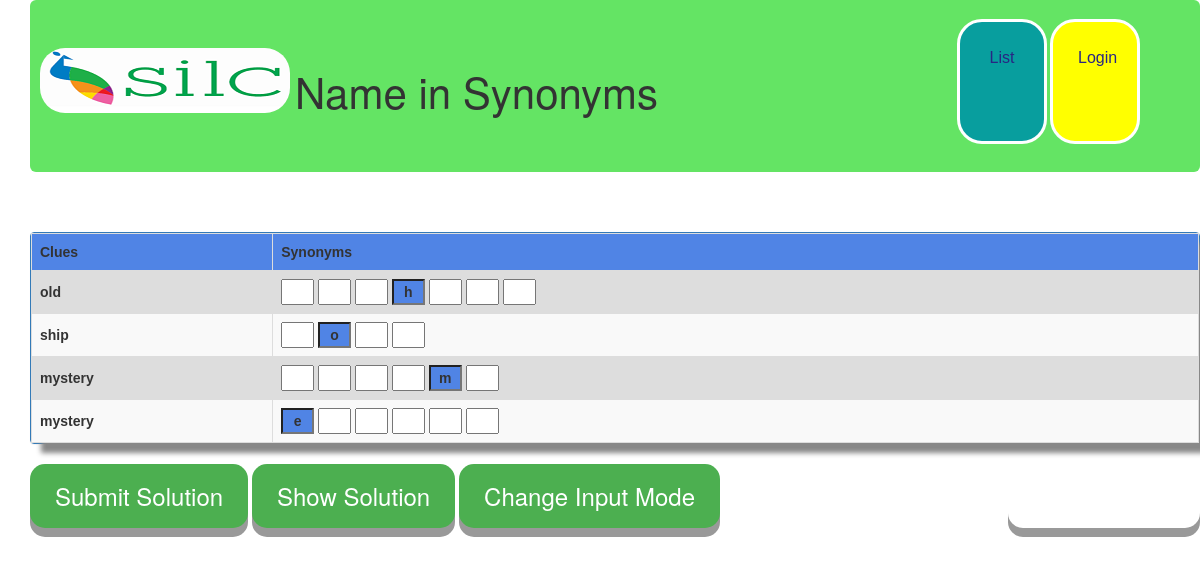
The page /puzzle.php?id=6&title=home on the database its author committed.
### tables this page shows
CREATE TABLE `synonyms` (
  `SynID` int(11) NOT NULL,
  `SynonymWord` varchar(50) NOT NULL,
  `ClueID` int(11) DEFAULT NULL
);

### word_processor.php (called while the page is built, shortened)
<?php
class wordProcessor {
	protected $logical_chars = array();
	protected $code_points = array();
	function wordProcessor($word, $language) {
		if(is_string($word)) return $this->setWord($word, $language);
	}
	function setWord($a_word, $a_language) {
		$this->word = $a_word;
		$language = $a_language;
		return $this->parseToLogicalChars($this->word, $language);
	}
	function parseToLogicalChars($word, $language) {
		if ($language == "Hindi"){
			include_once 'hindi_parser.php';
			$this->code_points = parseToCodePoints($word);
			$this->logical_chars = parseToLogicalCharacters($this->getCodePoints());
			return $this->getLogicalChars();
		}elseif ($language == "Gujarati") {
			include_once 'gujarati_parser.php';
			$this->code_points = parseToCodePoints($word);
			$this->logical_chars = parseToLogicalCharacters($this->getCodePoints());
			return $this->getLogicalChars();
		}elseif ($language == "Malayalam") {
			include_once 'malayalam_parser.php';
			$this->code_points = parseToCodePoints($word);
			$this->logical_chars = parseToLogicalCharacters($this->getCodePoints());
			return $this->getLogicalChars();
		}else{
			include_once 'telugu_parser.php';
			$this->code_points = parseToCodePoints($word);
			$this->logical_chars = parseToLogicalCharacters($this->getCodePoints());
			return $this->getLogicalChars();
		}
	}
	function getLogicalChars() {
		return $this->logical_chars;
	}
	function getCodePoints() {
		return $this->code_points;
	}
}
?>

### telugu_parser.php (called while the page is built, shortened)
<?php
function parseToCodePoints($word) {
	$word_array = explode_telugu(json_encode($word));
	$i = 0;
	$logical_chars = array();
	$ch_buffer = array();
	while( $i < count($word_array) ) {
		$current_ch = $word_array[$i++];
		$ch_buffer[count($ch_buffer)] = $current_ch;
		if( $i == count($word_array) ) {
			$logical_chars[count($logical_chars)] = $ch_buffer;
			continue;
		}
		$next_ch = $word_array[$i];
		$logical_chars[count($logical_chars)] = $ch_buffer;
		$ch_buffer = array();
	}
	return $logical_chars;
}
function parseToLogicalCharacters($word) {
	if(is_array($word)) {
		for($i=0; $i < count($word); $i++)
			$word[$i] = parseToCharacter($word[$i]);
		return $word;
	}
	else return parseToLogicalCharacters(parseToCodePoints($word));
}
function parseToCharacter($logical_char) {
	$telugu_char = "";
	foreach($logical_char as $char) {
		if(isTelugu($char))	$telugu_char .= sprintf("\\u%'04s", dechex($char));
		else return chr($char);
	}
	return json_decode('"'.$telugu_char.'"');
}
function explode_telugu($to_explode) {
	$pos=0;
	$e_pos=0;
	$exploded = array();
	while($pos < strlen($to_explode) - 1) {
		if(strcmp($to_explode[$pos], "\"") == 0) {
			$pos++;
			continue;
		}
		$exploded[$e_pos++] = ord($to_explode[$pos++]);
	}
	return $exploded;
}
function isConsonant($ch) {
	return ( $ch >= 0x0c15 && $ch <= 0x0c39 );
}
function isDependent($ch) {
	return ( ($ch == 0x0c01) || ($ch == 0x0c02) || ($ch == 0x0c03) );
}
function isVowel($ch) {
	return ($ch >= 0x0c05 && $ch <= 0x0c14);
}
function isHalant($ch) {
	return $ch == 0x0c4d;
}
function isTelugu($ch) {
	return ( $ch >= 0x0c01 && $ch <= 0x0c6f ) || ( $ch == 0x200c );
}
?>

### puzzle.php (the view, shortened to what this page needs)
<?php
    include 'db_configuration.php';
	include 'puzzleGenerator.php';
?>
<!DOCTYPE html>
<html lang="en" xmlns="http://www.w3.org/1999/html">
<head>
    <link href="css/bootstrap.min.css" rel="stylesheet">
	<link href="css/style.css" rel="stylesheet">
</head>
<body>
<div class="container">
	<div class="container">
	<div class="row">
		<?php
			include 'header.php';
		?>
    </div>
    <div class="row">
    <?php
        $inputWord = htmlspecialchars($_GET['title']);
		$id = htmlspecialchars($_GET['id']);
		$inputWord = preg_replace('/\x20/', '', $inputWord);
		$generate = false;
		if ($id == 'Generate') {
		} else {
			$query = "SELECT * FROM puzzle WHERE PuzzleID = '".$id."'";
			$stmt = $db->prepare($query);
			$stmt->execute();
			$stmt->store_result();
			$numOfRows = $stmt->num_rows;
			$stmt->bind_result($id, $word, $synWords, $indexes);
			$generate = true;
		}
        $synArray = array();
        $indexArray = array();
        $clueArray = array();
        if($generate){
            $tempWordsArray = array();
            $tempIndexArray = array();
            while($stmt->fetch()){
                array_push($tempWordsArray, $synWords);
                array_push($tempIndexArray, $indexes);
            }
            $rand = rand(0, $numOfRows-1);
            $selectedWordArray = $tempWordsArray[$rand];
            $selectedIndexArray = $tempIndexArray[$rand];
            $synArray = array_map('trim', explode(',', $selectedWordArray));
            $indexArray = array_map('trim', explode(',', $selectedIndexArray));
            $clueArray = getClues($db, $synArray);
        }
    ?>
    <div class="panel panel-primary" style="margin-top: 30px">
        <div class="Please enter the following settings">
			<form>
            <table>
			<tr><th>Clues</th> <th>Synonyms</th></tr>
                <?php
				$output = '';
                for($i = 0; $i < telugu_strlen($inputWord, 'UTF-8'); $i++){
                    $output .= '<tr><td>'.$clueArray[$i].'</td><td data-answer="'.$synArray[$i].'">'.'<input class="inputs hide blue text-center" type="text" name="single" size="5" maxlength="5" value="'.getSingleMode($synArray[$i], $indexArray[$i]).'" readonly/>'."\n".splitSynonym($synArray[$i], $indexArray[$i]).'</td></tr>';
					$output .= "\n";
                }
				echo $output;
                ?>
			</table>
			</form>
        </div>
    </div>
	<button class='sub' onclick="submitSolution()">Submit Solution</button>
	<button class='sub' onclick="showSolution()">Show Solution</button>
	<button class='sub' onclick="changeInput()">Change Input Mode</button>
	<a class='sub' id='homesub' href="index.php">Return Home</a>
	<br />
	<br />
	</div>
</div>
</div>
</body>
</html>

### puzzleGenerator.php (shortened to what this page needs)
<?php
	include("word_processor.php");
	function utf8Split($str, $len = 1) {
		$language = 'telugu';
		$processed = new wordProcessor($str, $language);
		$characters = $processed->getLogicalChars();
		return $characters;
	}
	function telugu_strlen($str, $len = 1) {
		$language = 'telugu';
		$processed = new wordProcessor($str, $language);
		$characters = $processed->getLogicalChars();
		return count($characters);
	}
	function getClues ($db, $synArray) {
			$tempClueArray = array();
            for($i = 0; $i < count($synArray); $i++){
				$id = checkFKExistence($synArray[$i], $db);
				if ($id > 0) {
					$clueCandidates = getCluesArray($db, $id);
					array_push($tempClueArray, matchPair($synArray[$i], $clueCandidates));
				}
				else {
					array_push($tempClueArray, $synArray[$i]);
				}
            }
			return $tempClueArray;
	}
	function matchPair($word, $clueCandidates) {
		if (count($clueCandidates) > 1) {
			for($i = 0; $i < count($clueCandidates); $i++){
				if ($word != $clueCandidates[$i]) {
					return $clueCandidates[$i];
				}
			}
		}else {
			return $clueCandidates[0];
		}
	}
	function getCluesArray ($db, $id) {
		$query = "SELECT SynonymWord FROM synonyms WHERE ClueID = ".$id;
        $stmt = $db->prepare($query);
        $stmt->execute();
        $stmt->store_result();
        $stmt->bind_result($thisSynID);
		$array = array();
		while($stmt->fetch()){
			array_push($array, $thisSynID);
		}
        return $array;
	}
	function splitSynonym($synonym, $index) {
		$answer = '<input class="inputs hide answer" type="text" name="single" size="30" maxlength="30" />'."\n";
		$charArray = utf8Split($synonym);
        $arraySize = count($charArray);
		for($i = 0; $i < $arraySize; $i++){
			if ($i == $index) {
				$answer .= '<input class="inputs multi text-center blue" type="text" data-char="'.$charArray[$i].'" name="multi" size="1" maxlength="1" value="'.$charArray[$i].'" readonly/>'."\n";
			}
			else {
				$answer .= '<input class="inputs multi text-center" type="text" name="multi" size="1" maxlength="1" data-char="'.$charArray[$i].'"/>'."\n";
			}
		}
		return $answer;
	}
    function checkFKExistence($synonymWord, $db){
        $query = "SELECT ClueID FROM synonyms WHERE SynonymWord = '".$synonymWord."'";
        $stmt = $db->prepare($query);
        $stmt->execute();
        $stmt->store_result();
        $stmt->bind_result($thisSynID);
        $savedID = $thisSynID;
        if($savedID != null){
            return $savedID;
        }else{
            return -1;
        }
    }
?>

### css/style.css (style rules this page uses)
table { font-family: arial, sans-serif; border-collapse: collapse; width: 100%; font-weight: bold; box-shadow: 10px 10px 5px #888888; background-color:black; }
td, th { border: 1px solid #dddddd; text-align: left; padding: 8px; }
th { background-color:#5084e5; }
tr:nth-child(even) { background-color: #dddddd; }
tr:nth-child(odd) { background-color: #f9f9f9; }
.sub { display: inline-block; padding: 15px 25px; font-size: 24px; cursor: pointer; text-align: center; text-decoration: none; outline: none; color: #fff; background-color: #4CAF50; border: none; border-radius: 15px; box-shadow: 0 9px #999; }
#homesub { float: right; background-color: white ; }
a { color: #171a1d; }
.blue { background-color: #5084e5; }

### rows shown on the page
synonyms: SynonymWord "old", SynonymWord "ship", multi "m", multi "e"

### other values the page prints
$clueArray[$i] "mystery"
